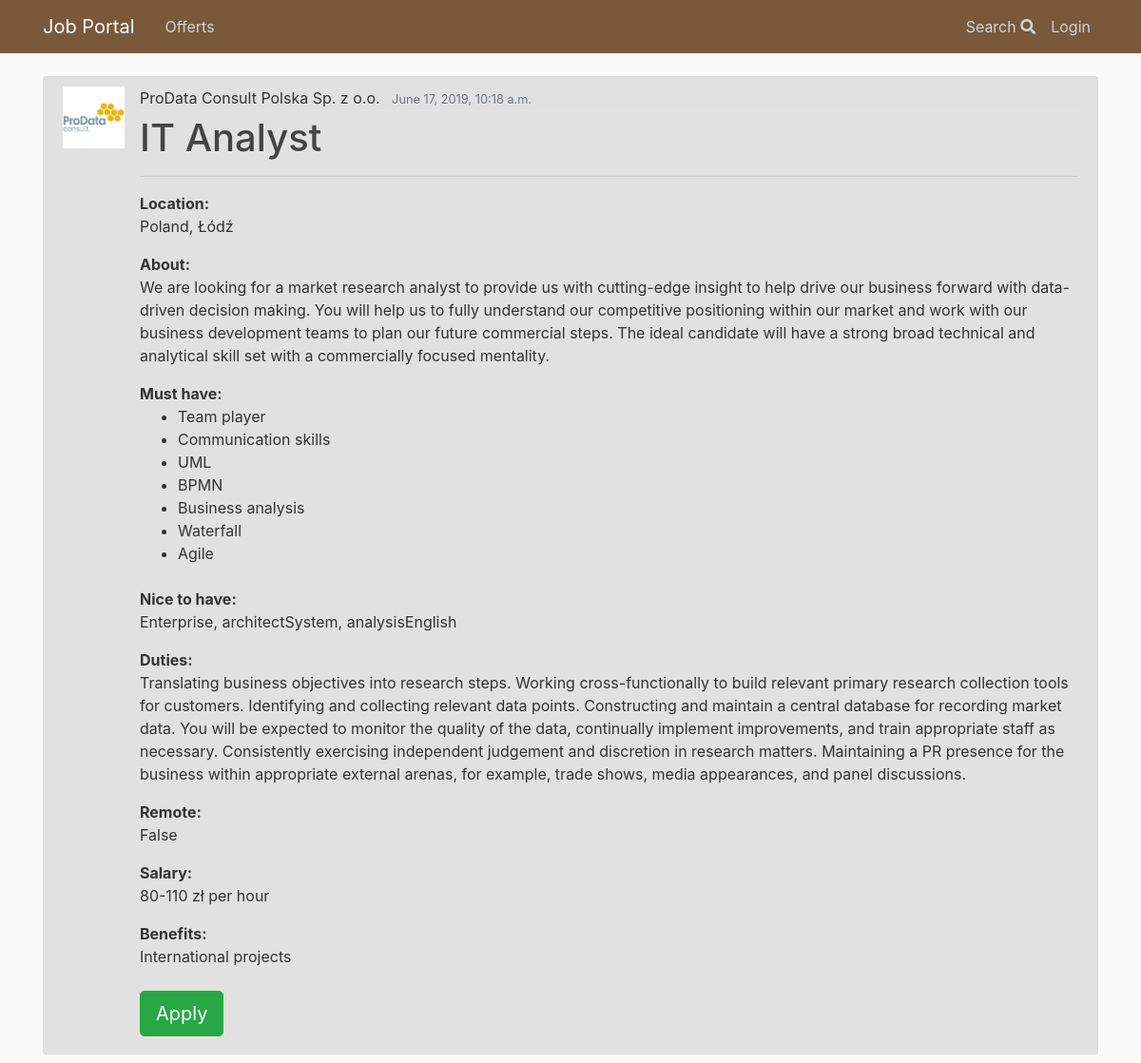
Before: /offerts/details/115/ with the older database file.
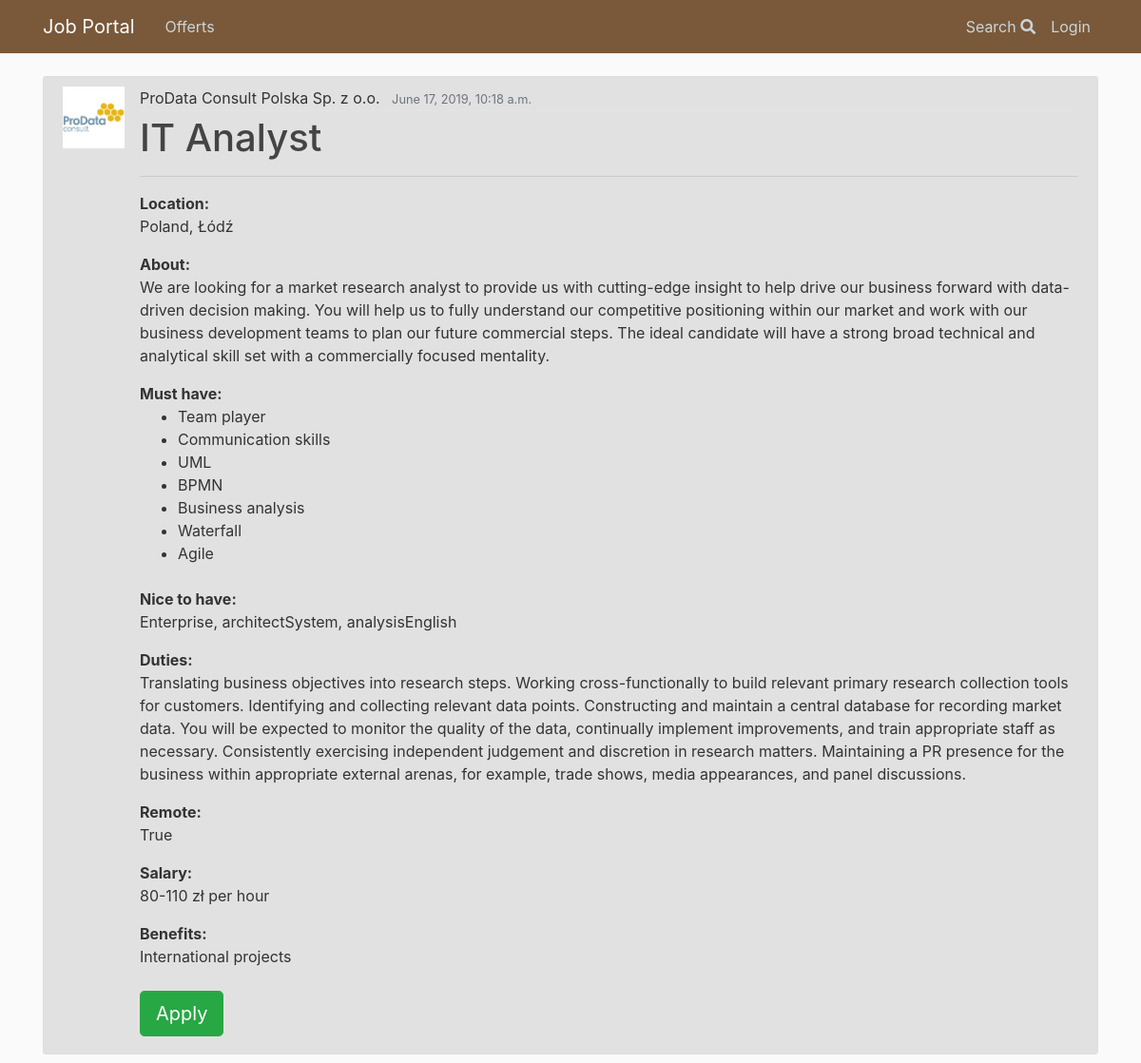
After: the same page with the newer database file.
### offerts/models.py (models this page shows, shortened)
class Offert(models.Model):
    author = models.ForeignKey(User, on_delete=models.CASCADE)
    position = models.CharField(max_length = 100)
    agency = models.ForeignKey(Agency, on_delete=models.CASCADE)
    remote = models.BooleanField(default=False)
    sal_types = (
        ('H', 'per hour'),
        ('M', 'monthly'),
    )
    salary_type = models.CharField(
        max_length=1,
        choices=sal_types,
        default='M',
    )
    min_salary = models.PositiveIntegerField(default=0)
    max_salary = models.PositiveIntegerField(default=0)
    publication_date = models.DateTimeField(auto_now_add = True)
    expiration_date = models.DateField(null=True, default=None)
    must_have = models.ManyToManyField('Tag')
    nice_to_have = models.CharField(max_length = 1000)
    duties = models.CharField(max_length = 1000)
    benefits = models.CharField(max_length = 1000)
    about = models.TextField(null=True)
    '''def get_absolute_url(self):
        return reverse('offerts:application_form')'''

class Agency(models.Model):
    company = models.ForeignKey(Company, on_delete=models.CASCADE)
    country = models.CharField(max_length = 100)
    location = models.CharField(max_length = 100)
    address = models.CharField(max_length = 200)
    weppage = models.URLField(null=True)
    email = models.EmailField()
    phone = models.CharField(max_length=15)
    class Meta:
        verbose_name_plural = "Agencies"

class Company(models.Model):
    name = models.CharField(max_length = 200, unique=True)
    logo = models.ImageField(upload_to = "logos/", null=True, default=None)
    webpage = models.URLField(null=True)
    about = models.CharField(max_length = 1000)
    class Meta:
        verbose_name_plural = "Companies"

### offerts/views.py (the view)
# urls.py: path('details/<int:pk>/', OffertDetailView, name = 'offert_details'),
def OffertDetailView(request, **kwargs):
    offert = Offert.objects.all().get(id=kwargs['pk'])
    questions = CustomQuestion.objects.all().filter(offert=offert)
    context = {
        'offert' : offert,
        'questions' : questions
    }
    return render(request, 'offerts/offert_details.html', context)

### offerts/models.py (called while the page is built)
    def __str__(self):
        return self.name

### offerts/templates/offerts/offert_details.html (shortened to what this page needs)
{% extends 'base.html' %}
{% load static %}
{% block body %}
<article class="media content-section">
  <img class="article-img" src="{{offert.agency.company.logo.url}}" alt="logo">
  <div class="media-body">
    <div class="article-metadata">
      <a class="mr-2">{{ offert.agency.company.name }}</a>
      <small class="text-muted">{{offert.publication_date}}</small>
    </div>
    <h1><a class="article-title">{{ offert.position }}</a></h1>
    <hr>
    <p class="article-content"><strong>Location:</strong> <br> {{ offert.agency.country }}, {{offert.agency.location }}</p>
    <p class="article-content"><strong>About:</strong> <br> {{offert.about}}</p>
    <strong>Must have:</strong>
    <ul>
      {% for tag in offert.must_have.all %}
      <li>{{tag}}</li>
      {% endfor %}
    </ul>
    <p class="article-content"><br><strong>Nice to have:</strong> <br> {{offert.nice_to_have}}</p>
    <p class="article-content"><strong>Duties:</strong> <br> {{offert.duties}}</p>
    <p class="article-content"><strong>Remote:</strong> <br> {{offert.remote}}</p>
    <p class="article-content"><strong>Salary:</strong> <br> {{offert.min_salary}}-{{offert.max_salary}} zł  {{ offert.get_salary_type_display }}</p>
    <p class="article-content"><strong>Benefits:</strong> <br> {{offert.benefits}}</p>
    {% if user == offert.author %}
    <div>
      <br>
      <hr>
      <h3>Your custom questions:</h3> <br>
      {% if questions %}
      <ol>
        {% for question in questions %}
        <li><p>{{ question.question }}</p></li>
        {% if question.answer_type == 'T' %}
        <input type="text"/>
        <br><br>
        {% endif %}
        {% if question.answer_type == 'R' %}
        {% for answer in question.get_answers %}
        <input type="radio" name="answer"/>
        {{answer}}
        <br>
        {% endfor %}
        <br><br>
        {% endif %}
        {% if question.answer_type == 'C' %}
        {% for answer in question.get_answers %}
        <input type="checkbox" name="answer"/>
        {{answer}}
        <br>
        {% endfor %}
        <br><br>
        {% endif %}
        {% endfor %}
      </ol>
    {% else %}
      <h6><strong>You didn't create any questions.</strong></h6>
      <br>
    {% endif %}
    </div>
    <hr> <h3>Manage your offert:</h3> <br>
    <a href="{% url 'manager:manager-update' offert.id %}"><button type="button" class="btn btn-primary mb-4" >Update offert</button></a>
    <a href="{% url 'manager:manager-delete' offert.id %}"><button type="button" class="btn btn-danger mb-4" >Delete offert</button></a>
    </article>
    <a class="btn btn-secondary mb-4 mr-2" href="{% url 'manager:manager-my' user.username %}">My offerts list</a>
    <a href="{% url 'manager:manager-replies' offert.id %}"><button type="button" class="btn btn-info mb-4">View applications</button></a>
  {% else %}
    <a href="{% url 'offerts:apply' offert.id %}"><button type="button" class="btn btn-success btn-lg mt-2 mb-2">Apply</button></a>
    </article>
  {% endif %}
    {% endblock %}

Changed rows visible on the page:
changed Offert "IT Analyst": remote "False" → "True"
